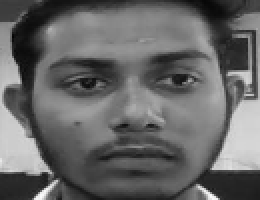
#> input picture Face Recognition/datasets/Kavin/1.png, 130 x 100 px (shown 2 times larger)
$ python facereg.py
#> lines starting #> are read from the running program, lines starting #| are printed output that depends on the picture; after the words box and inside, x2 and y2 are one past the last pixel; in counts of white or black regions, pixels touching at a corner belong together
import cv2
import numpy as np
import os

haar_file = 'haarcascade_frontalface_default.xml'
dataset = 'datasets'
print('training....')
(images,lables,names,id) = ( [],[],{},0)

for (subdirs,dirs,files) in os.walk(dataset):
    for subdir in dirs :
        names[id] = subdir
        subjectpath = os.path.join(dataset,subdir)
        for filename in os.listdir(subjectpath):
            path = subjectpath + '/' + filename
            lable = id
            images.append(cv2.imread(path,0))
            lables.append(int(lable))
        id += 1
#> id = 1
(width,height) = (130,100)

(images,lables) = [np.array(lis) for lis in [images,lables]]

model = cv2.face.FisherFaceRecognizer_create()
model = cv2.face.LBPHFaceRecognizer_create()

model.train(images,lables)

face_cascade = cv2.CascadeClassifier(haar_file)

cam = cv2.VideoCapture(0)

cnt = 0

while True :
    _,img = cam.read()
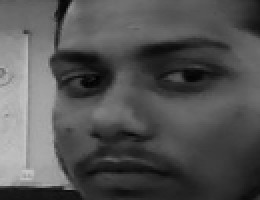
#> input picture Face Recognition/datasets/Kavin/12.png, 130 x 100 px, given in place of the camera (shown 2 times larger)
#> img is the input picture: shape (100, 130, 3); min 2, max 198, mean 83.5
    gray = cv2.cvtColor(img,cv2.COLOR_BGR2GRAY)
    faces = face_cascade.detectMultiScale(gray,1.4,5)

    for (x,y,w,h) in faces:
        face = gray[y:y+h,x:x+w]
        face_resizes = cv2.resize(face,(width,height))

        prediction = model.predict(face_resizes)
        cv2.rectangle(img,(x,y),(x+w,y+h),(255,0,0),4)

        if prediction[1]<1500:
            cv2.putText(img,'%s - %.0f' % (names[prediction[0]],prediction[1]),(x-10,y-10),cv2.FONT_HERSHEY_COMPLEX,1,(51,250,250))
            print(names[prediction[0]])
            cnt=0
        else:
            cnt +=1
            cv2.putText(img, 'unknown', (x-10, y-10), cv2.FONT_HERSHEY_COMPLEX, 1, (100, 200, 200), 2)
            if(cnt>100):
                print('unknown image')
                cv2.imwrite('inputimg.png',img)
                cnt=0
#> this loop made 1 pass
#> pass 1, `face = gray[y:y+h,x:x+w]`:
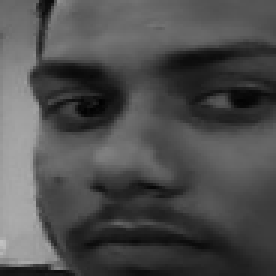
#> face: shape (92, 92) (shown 3 times larger); min 2, max 194, mean 77.5
#> pass 1, `face_resizes = cv2.resize(face,(width,height))`:
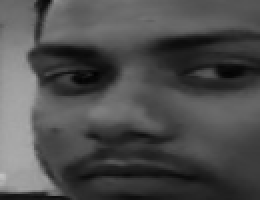
#> face_resizes: shape (100, 130) (shown 2 times larger); min 2, max 194, mean 77.4
#> after the loop:
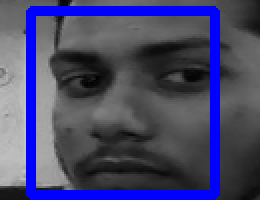
#> img: shape (100, 130, 3) (shown 2 times larger); 14.06% of pixels changed, all inside (x1, y1, x2, y2) = (13, 3, 110, 100)
    cv2.imshow('opencam',img)
    key = cv2.waitKey(10)
#> (key Esc is pressed here)
    if key == ord('k'):
        break

cam.release()
cv2.destroyAllWindows()
